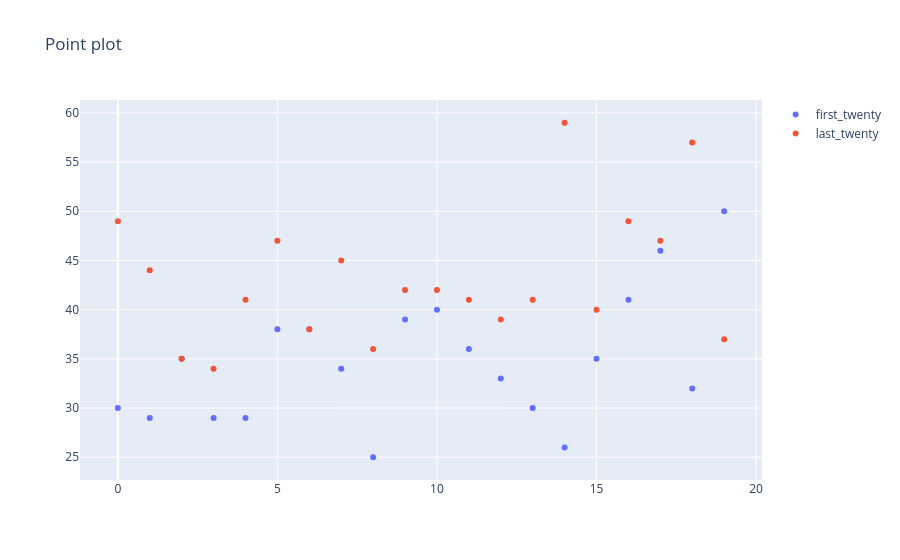

Notebook code cell kept with this figure:
### Code cell
# Plotly interactive graph
import plotly.graph_objects as go

fig = go.Figure()
fig.add_trace(go.Scatter(x=df_new.index, y=df_new['first_twenty'], mode='markers', name="first_twenty"))
fig.add_trace(go.Scatter(x=df_new.index, y=df_new['last_twenty'], mode='markers', name="last_twenty"))
fig.update_layout(title='Point plot')
fig.show()

# Export method for embedding html into personal website
with open('hypot_point.html', 'w') as f:
    f.write(fig.to_html(include_plotlyjs='cdn'))

### Figure 1 — Plotly figure (JSON) as saved in the notebook; plotly's stock layout.template omitted (floating-point values rounded to 4 significant figures)
{"data": [{"mode": "markers", "name": "first_twenty", "type": "scatter", "x": [0, 1, 2, 3, 4, 5, 6, 7, 8, 9, 10, 11, 12, 13, 14, 15, 16, 17, 18, 19], "y": [30, 29, 35, 29, 29, 38, 38, 34, 25, 39, 40, 36, 33, 30, 26, 35, 41, 46, 32, 50]}, {"mode": "markers", "name": "last_twenty", "type": "scatter", "x": [0, 1, 2, 3, 4, 5, 6, 7, 8, 9, 10, 11, 12, 13, 14, 15, 16, 17, 18, 19], "y": [49, 44, 35, 34, 41, 47, 38, 45, 36, 42, 42, 41, 39, 41, 59, 40, 49, 47, 57, 37]}], "layout": {"title": {"text": "Point plot"}}}
